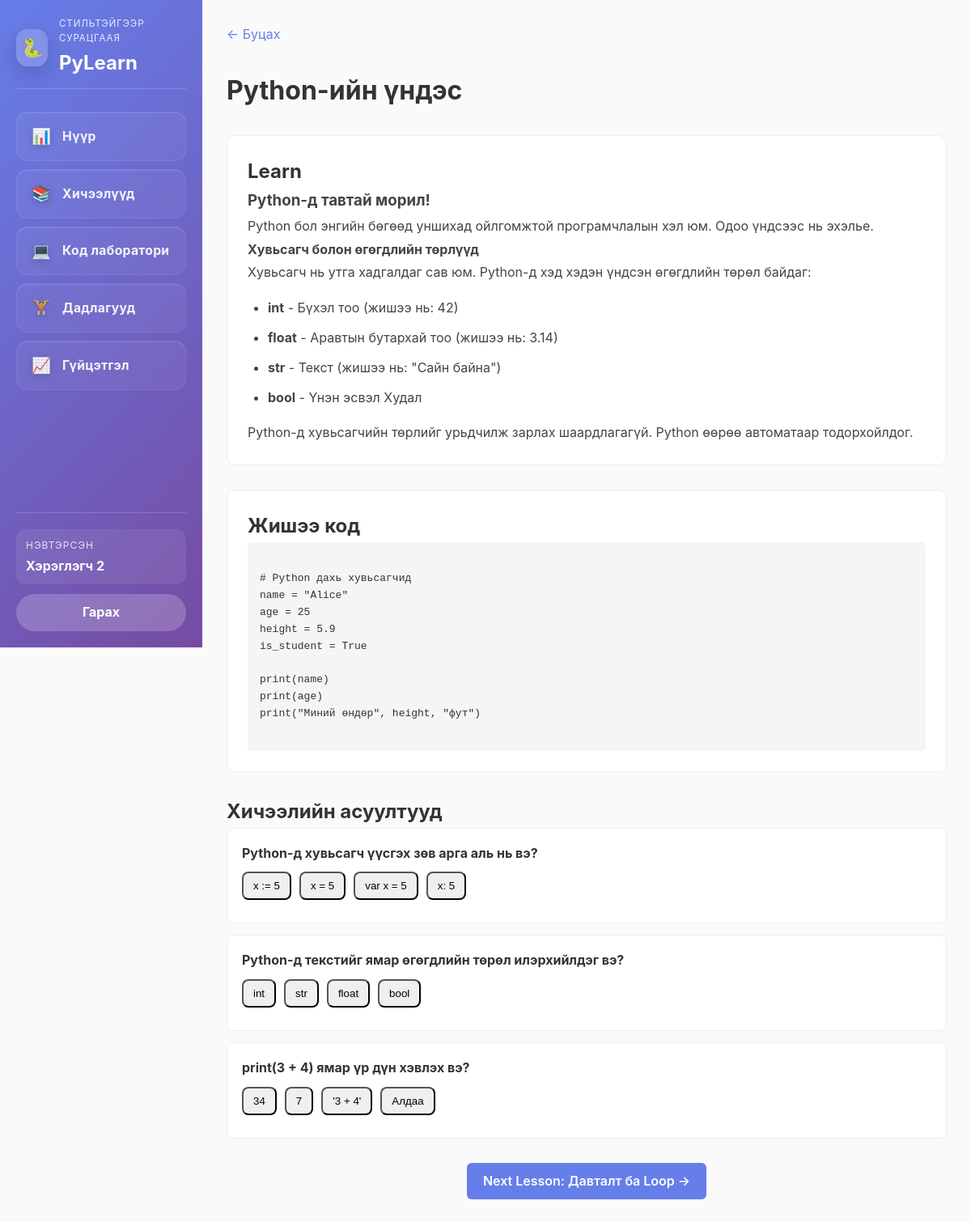
Page /lesson/1 (signed in) on the committed database.
### database.py (models this page shows)
class Lesson(db.Model):
    __tablename__ = 'lessons'
    id = db.Column(db.Integer, primary_key=True)
    title = db.Column(db.String(255), nullable=False)
    content = db.Column(db.Text, nullable=False)
    code_example = db.Column(db.Text, nullable=False)
    order = db.Column(db.Integer, default=0)
    quizzes = db.relationship('Quiz', backref='lesson', lazy=True, cascade='all, delete-orphan')
    progress = db.relationship('Progress', backref='lesson', lazy=True, cascade='all, delete-orphan')

class Quiz(db.Model):
    __tablename__ = 'quizzes'
    id = db.Column(db.Integer, primary_key=True)
    lesson_id = db.Column(db.Integer, db.ForeignKey('lessons.id'), nullable=False)
    question = db.Column(db.Text, nullable=False)
    options = db.Column(db.JSON, nullable=False)  # List of options
    correct_answer = db.Column(db.Integer, nullable=False)  # Index of correct answer
    explanation = db.Column(db.Text)
    xp_reward = db.Column(db.Integer, default=10)
    order = db.Column(db.Integer, default=0)

### app.py (the view)
@app.route('/lesson/<int:lesson_id>')
@login_required
def lesson(lesson_id):
    user = User.query.get(session['user_id'])
    lesson = Lesson.query.get(lesson_id)
    if not lesson:
        return redirect(url_for('dashboard'))
    progress = Progress.query.filter_by(
        user_id=user.id,
        lesson_id=lesson_id
    ).first()
    if not progress:
        progress = Progress(user_id=user.id, lesson_id=lesson_id)
        db.session.add(progress)
    if not progress.completed:
        progress.completed = True
        progress.completed_at = datetime.utcnow()
        user.add_xp(25)
        db.session.commit()
    next_lesson = Lesson.query.filter(Lesson.order > lesson.order).order_by(Lesson.order).first()
    return render_template('lesson.html',
        user=user,
        lesson=lesson,
        next_lesson=next_lesson
    )

### app.py (called while the page is built)
def login_required(f):
    @wraps(f)
    def decorated_function(*args, **kwargs):
        if 'user_id' not in session:
            return redirect(url_for('login'))
        return f(*args, **kwargs)
    return decorated_function

### templates/lesson.html (shortened to what this page needs)
{% extends "base.html" %}
{% block content %}
<div class="lesson-page">
    <div class="lesson-header">
        <a href="{{ url_for('dashboard') }}" class="back-btn">← Буцах</a>
        <h1>{{ lesson.title }}</h1>
    </div>
    <div class="lesson-content">
        <div class="content-section">
            <h2>Learn</h2>
            <div class="lesson-text">
                {{ lesson.content | safe }}
            </div>
        </div>
        <div class="code-section">
            <h2>Жишээ код</h2>
            <pre><code>{{ lesson.code_example }}</code></pre>
        </div>
    </div>
        {% if lesson.quizzes|length %}
        <div class="quiz-section">
            <h2>Хичээлийн асуултууд</h2>
            {% for quiz in lesson.quizzes %}
            <div class="quiz-card" data-quiz-id="{{ quiz.id }}">
                <div class="quiz-question">{{ quiz.question }}</div>
                <div class="quiz-options">
                    {% for opt in quiz.options %}
                    <button class="quiz-option btn-outline" data-idx="{{ loop.index0 }}">{{ opt }}</button>
                    {% endfor %}
                </div>
            </div>
            {% endfor %}
        </div>
        {% endif %}
        {% if next_lesson %}
        <div class="next-lesson">
            <a href="{{ url_for('lesson', lesson_id=next_lesson.id) }}" class="btn btn-primary">
                Next Lesson: {{ next_lesson.title }} →
            </a>
        </div>
        {% endif %}
</div>
{% endblock %}

### static/css/style.css (style rules this page uses)
html, body { width: 100%; height: 100%; margin: 0; padding: 0; overflow-x: hidden; }
body { min-height: 100vh; }
* { margin: 0; padding: 0; box-sizing: border-box; }
:root { --primary: #667eea; --secondary: #764ba2; --success: #4caf50; --error: #f44336; --light: #f5f5f5; --dark: #333; --border: #eee; }
body { font-family: -apple-system, BlinkMacSystemFont, 'Segoe UI', Roboto, 'Helvetica Neue', Arial, sans-serif; background: #fafafa; color: var(--dark); line-height: 1.6; }
html, body { height: 100%; }
.btn { padding: 10px 20px; border: none; border-radius: 6px; cursor: pointer; font-weight: 600; transition: all 0.3s ease; text-decoration: none; display: inline-block; }
.btn-primary { background: var(--primary); color: white; }

### templates/lesson.html (style rules this page uses)
.lesson-page { padding: 30px; max-width: 100%; margin: 0 auto; }
.lesson-header { margin-bottom: 30px; }
.back-btn { color: #667eea; text-decoration: none; margin-bottom: 15px; display: inline-block; }
.lesson-header h1 { margin: 15px 0 0 0; }
.lesson-content { display: grid; gap: 30px; margin: 0 auto; padding: 0; max-width: 1200px; }
.content-section, .code-section { background: white; padding: 25px; border-radius: 10px; border: 1px solid #eee; }
.lesson-text { line-height: 1.8; color: #444; }
.lesson-text ul { margin: 15px 0; padding-left: 25px; }
.lesson-text li { margin: 8px 0; }
.code-section pre { background: #f5f5f5; padding: 15px; border-radius: 5px; overflow-x: auto; }
.quiz-section { margin-top: 30px; }
.quiz-card { background: #fff; padding: 18px; border-radius:8px; border:1px solid #eee; margin-bottom:14px; }
.quiz-question { font-weight:700; margin-bottom:10px; }
.quiz-options { display:flex; gap:10px; flex-wrap:wrap; }
.quiz-option { padding:8px 12px; border-radius:8px; cursor:pointer; }
.next-lesson { text-align: center; margin-top: 30px; }

### rows in the picture
Lesson: title "Python-ийн үндэс", content "Python-д тавтай морил! Python бол энгийн бөгөөд уншихад ойлгомжтой програмчлалын хэл юм. Одоо үндсээс нь эхэлье. Хувьсагч болон өгөгдлийн төрлүүд Хувьсагч нь утга хадгалдаг сав юм. Python-д хэд хэдэн үндсэн өгөгдлийн төрөл байдаг: int - Бүхэл тоо (жишээ нь: 42) float - Аравтын бутархай тоо (жишээ нь: 3.14) str - Текст (жишээ нь: \"Сайн байна\") bool - Үнэн эсвэл Худал Python-д хувьсагчийн төрлийг урьдчилж зарлах шаардлагагүй. Python өөрөө автоматаар тодорхойлдог.", code_example "# Python дахь хувьсагчид name = \"Alice\" age = 25 height = 5.9 is_student = True print(name) print(age) print(\"Миний өндөр\", height, \"фут\")"
Quiz: question "Python-д хувьсагч үүсгэх зөв арга аль нь вэ?", options "x := 5" "x = 5" "var x = 5" "x: 5"
Quiz: question "Python-д текстийг ямар өгөгдлийн төрөл илэрхийлдэг вэ?", options "int" "str" "float" "bool"
Quiz: question "print(3 + 4) ямар үр дүн хэвлэх вэ?", options "34" "7" "'3 + 4'" "Алдаа"
Lesson: title "Давталт ба Loop"

### other values in the picture
{{ session.get('user_id') }} "2"
